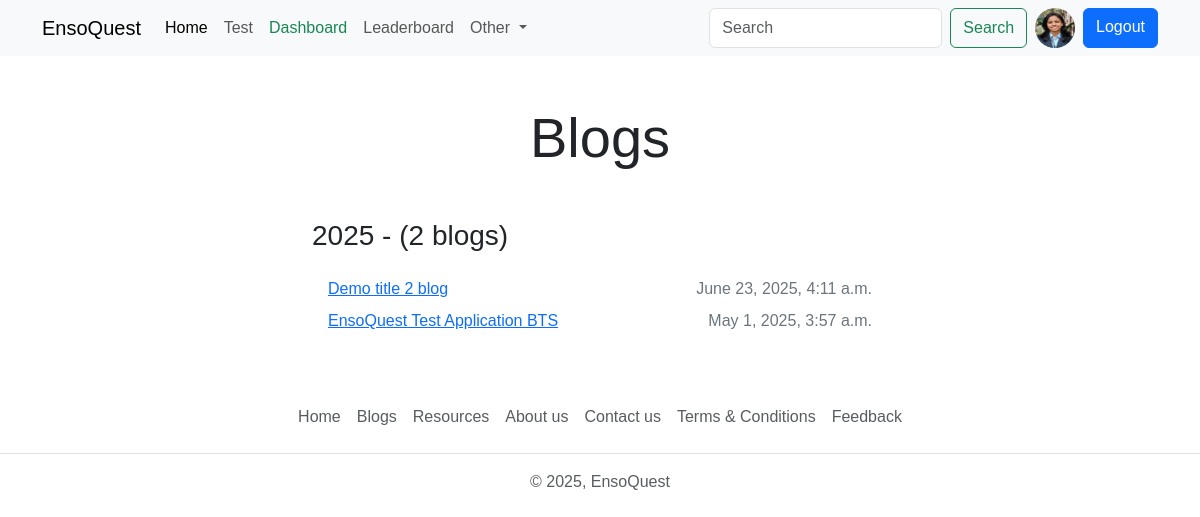
The app's page /blogs (signed in), older data.
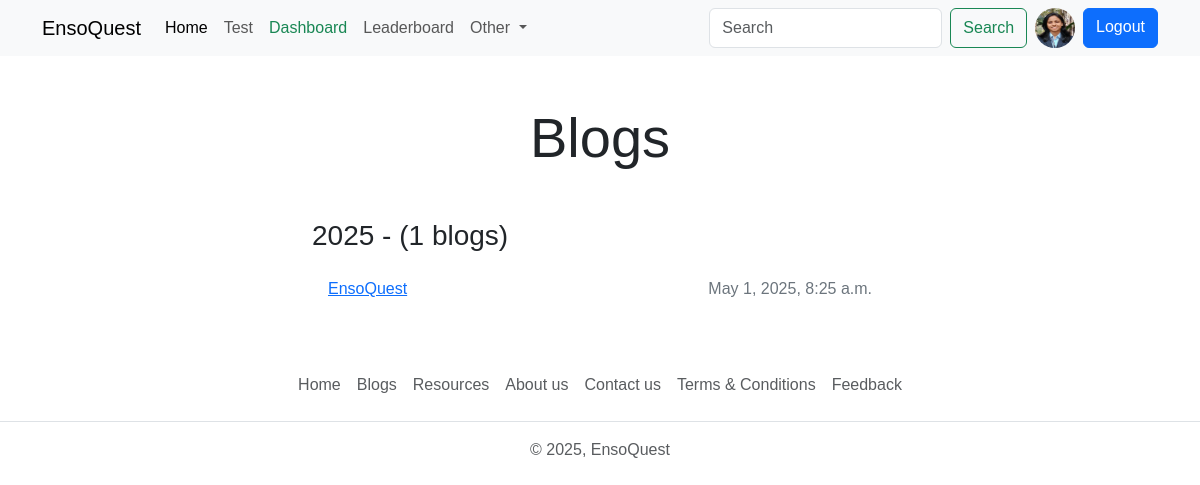
The same page, newer data.
### base/models.py (models this page shows, shortened)
class Blog(models.Model):
    title = models.CharField(max_length=255)
    content = RichTextField()
    author = models.ForeignKey('auth.user', on_delete=models.CASCADE)
    STATUS = (
        ('public','Public'),
        ('private','Private'),
    )
    status = models.CharField(max_length=7, choices=STATUS)
    created_at = models.DateTimeField(auto_now_add=True)
    updated_at = models.DateTimeField(auto_now=True)

### base/views.py (the view)
# urls.py: path('blogs', views.blogs_view, name='blogs'),
def blogs_view(request):
    year_blog_count = Blog.objects.annotate(year=ExtractYear('created_at')).values('year').annotate(count=Count('id')).order_by('-year').filter(status='public')
    blogs = Blog.objects.filter(status='public').order_by('-created_at')
    context={"year_blog_count":year_blog_count, "blogs": blogs}
    return render(request, "blogs.html", context)

### Templates/blogs.html (shortened to what this page needs)
{% extends 'index.html' %}
{% block content %}
<h1 class="display-4 text-center my-5">Blogs</h1>
<main>
    <div class="container col-md-6 col-sm-12">
        {% for year_count in year_blog_count %}
        <h3>{{year_count.year}} - ({{year_count.count}} blogs) </h3>
        <ul class="list mb-4 p-3">
            {% for blog in blogs %}
            {% if blog.created_at|date:"Y" == year_count.year|stringformat:"s" %}
            <li class="d-flex justify-content-between mb-2">
                <a href="{% url 'blog' blog.id %}">{{blog.title}}</a>
                <span  class="text-secondary">{{blog.created_at}}</span>
            </li>
            {% endif %}
            {% endfor %}
        </ul>
        {% endfor %}
    </div>
</main>
{% endblock content %}

Row changes from the older to the newer data that the page shows:
removed Blog: title "Demo title 2 blog", created_at "June 23, 2025, 4:11 a.m.", shown under "2025"
removed Blog: title "EnsoQuest Test Application BTS", created_at "May 1, 2025, 3:57 a.m.", shown under "2025"
added Blog: title "EnsoQuest", created_at "May 1, 2025, 8:25 a.m.", shown under "2025"
Text that changed along with them:
new list line: "2025 - ( 1 blogs)"
list line gone: "2025 - ( 2 blogs)"
